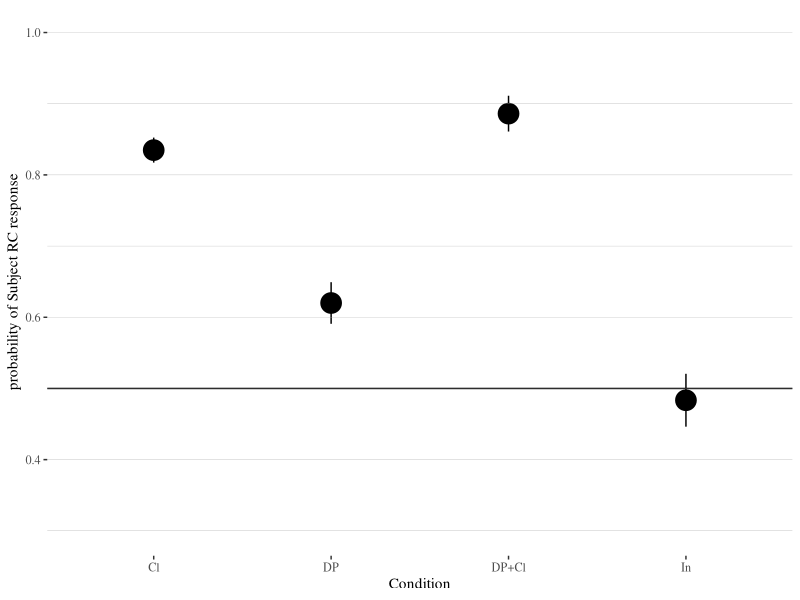

Source code (R): (Note: this script raises an error after producing the figure.)
## ---- chunk 1
library(magrittr)
library(dplyr)
library(tidyr)
library(ggplot2)
library(ggthemes)
library(lme4)

target.df <- read.csv("zapotec-lao.csv")
## ---- chunk 2
assignContrasts <- function(df){
  contrasts(df$Animacy) <- contr.helmert(3)
  contrasts(df$Animacy)[,1] <- c(-2/3,1/3,1/3)
  contrasts(df$Animacy)[,2] <- c(0,1/2,-1/2)
  colnames(contrasts(df$Animacy)) <- c("Human", "Elder")

  contrasts(df$SubClit) <- contr.sum(2)/2
  contrasts(df$OvOb) <- contr.sum(2)/2
  return(df)
}
## ---- chunk 3
target.df %>% mutate(SRC=I(Parse=="SRC")) %>% group_by(Animacy, Item, Label, SRC) %>%
  summarize(n.resp=n()) %>% mutate(p_resp = (n.resp+0.5)/(1+sum(n.resp))) %>% filter(SRC==TRUE) %>%
  group_by(Label) %>%
  summarize(m_p = mean(p_resp), s_p = sd(p_resp), n_items = n(), se_p = s_p/sqrt(n_items)) -> animacy.tbl

pw <- position_dodge(width=0.1)
animacy.tbl %>%
  ggplot(aes(x=Label)) + 
  geom_pointrange(aes(y=m_p, ymin=m_p-se_p, ymax=m_p+se_p), position=pw, size=1.5) +
  scale_y_continuous(trans="logit") + geom_hline(yintercept=0.5) + 
  geom_hline(yintercept=seq(.3, 1, by=.1), lwd=0.1, col="darkgrey") +  
  xlab("Condition") + ylab("probability of Subject RC response") + ylim(0.3,1) +
  scale_color_colorblind() + theme_tufte()
## ---- chunk 4
target.df %<>% assignContrasts

target.df %>%
  glmer(Parse ~ Animacy*OvOb*SubClit + (1 |Subject), family=binomial, data=.) %>% summary

## ---- chunk 5
target.df %>% mutate(SRC=I(Parse=="SRC")) %>% group_by(Animacy, Item, SubClit, OvOb, SRC) %>%
  summarize(n.resp=n()) %>% mutate(p_resp = (n.resp+0.5)/(1+sum(n.resp))) %>% filter(SRC==TRUE) %>%
  ggplot(aes(x=Item, y=p_resp)) + geom_point(aes(col=Animacy, shape=SubClit, group=OvOb)) + scale_shape_circlefill() + scale_color_colorblind()
## ---- chunk 6
target.df %>% group_by(Animacy, Label, Parse, Subject) %>% summarize(iRT=median(TouchRT)) %>%
  group_by(Animacy, Label, Parse) %>% summarize(mRT=mean(iRT), sRT=sd(iRT)/sqrt(n()), n=n()) %>%
  ggplot(aes(x=Animacy)) + facet_grid(.~Label) + 
  geom_pointrange(aes(y=mRT, ymin=mRT-sRT, ymax=mRT+sRT, size=log(n), col=Animacy, shape=Parse), position=pw) +
  geom_hline(yintercept=0.5) + scale_shape_circlefill() + scale_size_continuous(range = c(0.1,1.5)) + 
  xlab("Condition") + ylab("Touch RT (ms)") +
  scale_color_colorblind() + theme_tufte()
  
## ---- chunk 7
target.df %<>% select(-Hierarchy)
animacy_hierarchy <- data.frame(Animacy=c("Animal", "Elder", "Human"), Hierarchy=c(1,3,2))
target.df %<>% left_join(., animacy_hierarchy)

target.df$Hierarchy %<>% factor
levels(target.df$Label) <- c("V=Cl","V+DP", "V=Cl+DP", "V+DP+Pron")
levels(target.df$Hierarchy) <- c("Animal","Human", "Elder")

target.df %>% mutate(SRC=I(Parse=="SRC")) %>% 
  group_by(Subject, Label, Hierarchy, SRC) %>%  summarize(n.resp=n()) %>%
  spread(key=SRC, value=n.resp) %>%
  mutate(n.tot = sum(c(`FALSE`,`TRUE`), na.rm=TRUE)) %>% rename(ORC = `FALSE`, SRC=`TRUE`) -> by_subj.tbl
by_subj.tbl$ORC[which(by_subj.tbl$SRC==by_subj.tbl$n.tot)] <- 0
by_subj.tbl$SRC[which(by_subj.tbl$ORC==by_subj.tbl$n.tot)] <- 0
by_subj.tbl %<>% mutate(p_SRC = (SRC+0.5)/(1+n.tot))

by_subj.tbl %>% 
  group_by(Label, Hierarchy) %>% summarize(p=mean(p_SRC), n.obs=n(), se=sd(p_SRC)/sqrt(n.obs)) -> animacy_summary.tbl

animacy_summary.tbl %>% ggplot(aes(x=Hierarchy, y=p)) -> animacy_plot

animacy_plot + geom_pointrange(aes(ymin=p-se, ymax=p+se, col=Label), size=1.25) + 
  scale_shape_circlefill() + theme_tufte() + ylab("probability of Subject RC response") + xlab("Argument Gender") +
  scale_color_colorblind() + ylim(0.001,0.999) + scale_y_continuous(trans="logit") + ylim(0.4,0.9) + 
  geom_hline(yintercept=0.5, width=0.5, col="darkgrey")
## ---- chunk 8

glm(Parse ~ Hierarchy*SubClit, data=target.df, family=binomial) %>% summary


